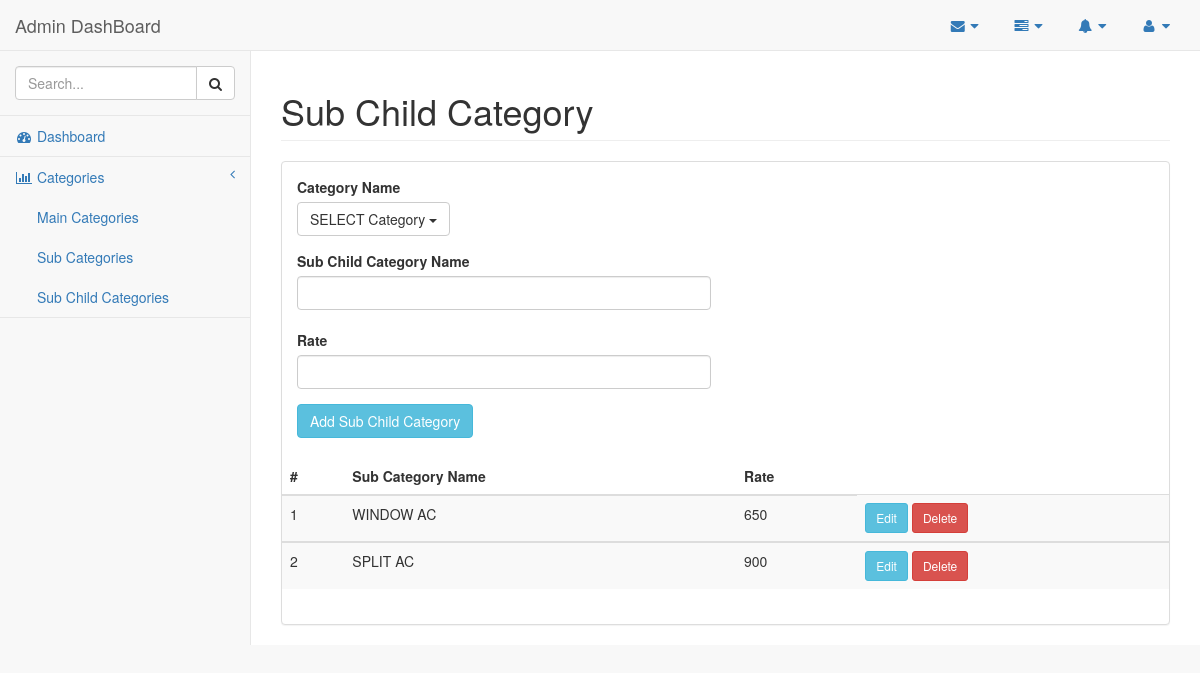
The page /subChildCategory.php (signed in) on the database as committed earlier.
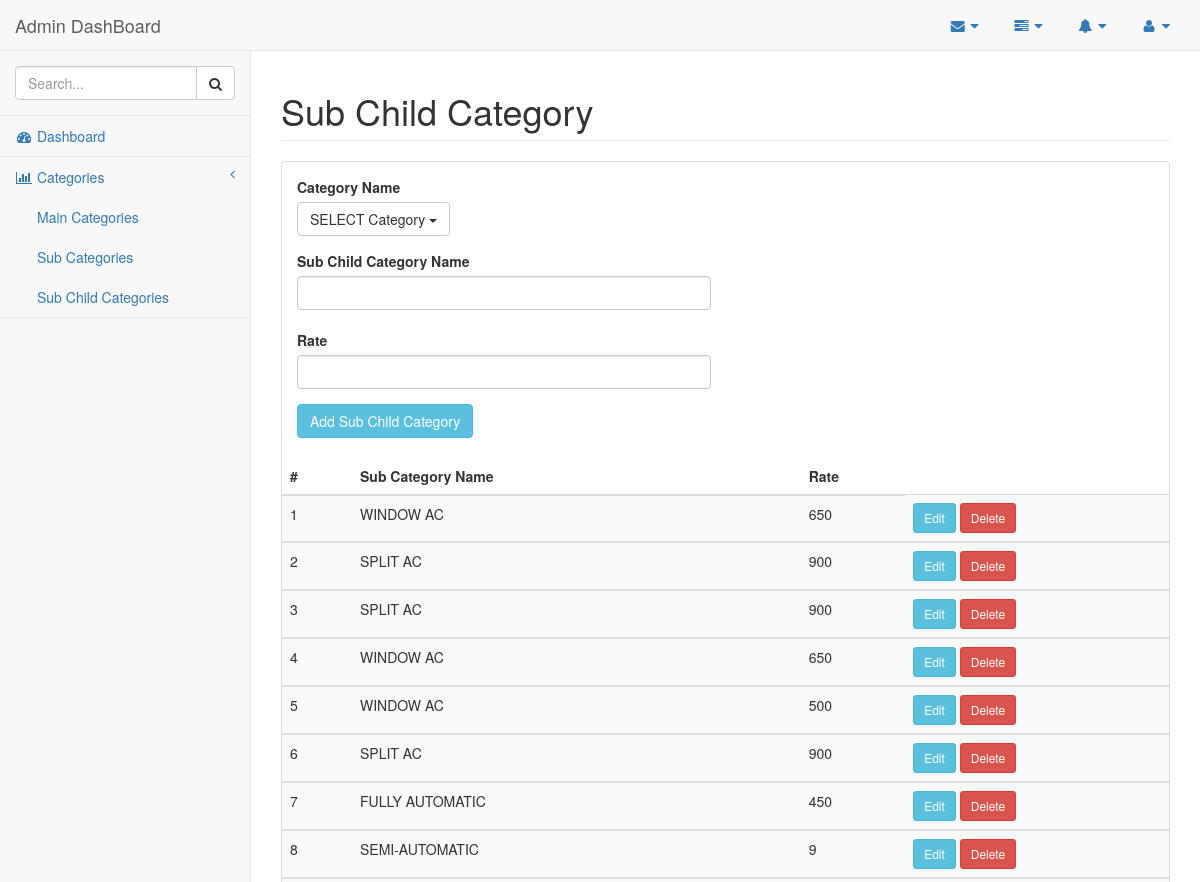
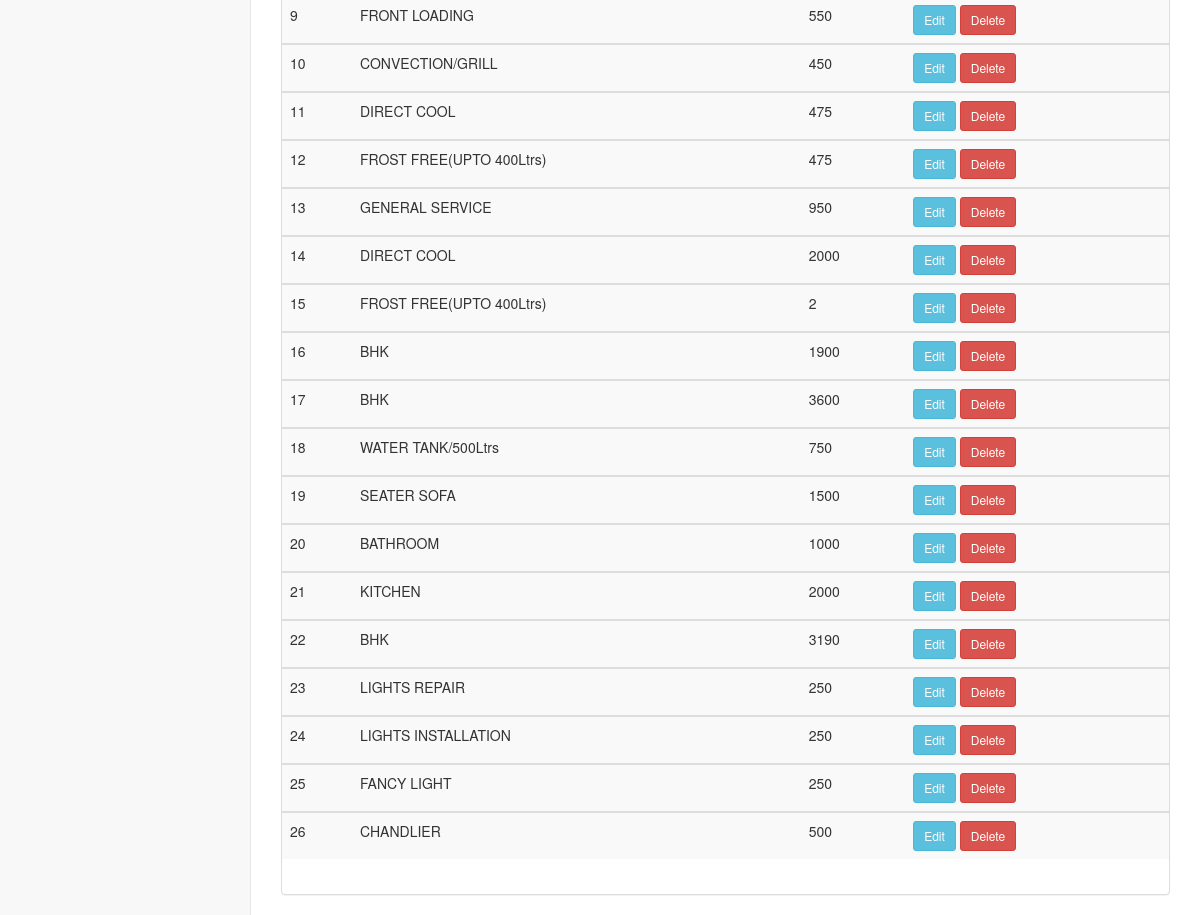
The same page on the database as committed later (2 pictures, top to bottom).
### tables this page shows
CREATE TABLE `sub_child_categories` (
  `id` int(11) NOT NULL,
  `sub_category_id` int(11) NOT NULL,
  `sub_child_category_name` varchar(100) NOT NULL,
  `rate` double NOT NULL
);

### classes/connectionClass.php (called while the page is built, shortened)
<?php
   	class connection {
   	   		public function __construct() {
   				$this->con = mysqli_connect(DB_SERVER,DB_USERNAME,DB_PASSWORD,DB_DATABASE);
   		}
   }
?>

### classes/servicesClass.php (called while the page is built, shortened)
<?php
	include_once 'connectionClass.php';
	class Service extends connection {
		public function allSubChildCategories(){
			$query = mysqli_query($this->con,"SELECT * from sub_child_categories");
			return $query;
		}
	}
 ?>

### subChildCategory.php (the view, shortened to what this page needs)
<?php
    include 'header.php';
    include 'sidebar.php';
    include 'classes/servicesClass.php';
?>
 <div id="page-wrapper">
            <div class="row">
                <div class="col-lg-12">
                    <h1 class="page-header">Sub Child Category</h1>
                </div>
            </div>
         <div class="row">
                <div class="col-lg-12">
                    <div class="panel panel-default">
                         <div class="panel-body">
                                <div class="row">
                                     <div class="col-lg-6">
                                             <div class="form-group">
                                                    <label class="control-label" for="inputSuccess">Category Name</label>
                                                    <div class="dropdown">
                                                        <button id="buttonname" class="btn btn-default dropdown-toggle" type="button" data-toggle="dropdown"><span id="hash">SELECT Category</span>
                                                        <span class="caret"></span></button>
                                                      </div>
                                                    </div>
                                             <form  method="post" role="form" action="subChildCategory.php">
                                                    <div class="form-group has-info">
                                                        <label class="control-label" for="inputSuccess">Sub Child Category Name</label>
                                                        <input type="text" class="form-control" id="inputSuccess" name="sub_child_category_name">
                                                        <br>
                                                       <div class="form-group">
                                                            <label class="control-label" for="inputSuccess">Rate</label>
                                                            <input type="text" class="form-control" id="inputSuccess" name="rate">
                                                       </div>
                                                    </div>
                                                        <input type="submit" class="btn btn-info" name="submit" value="Add Sub Child Category">
                                            </form>
                                            <br>
                                        </div>
                                            <div class="row">
                                            <div class="col-lg-12">
                                                <div class="table-responsive">
                                            <table class="table table-striped">
                                                <thead>
                                                    <tr>
                                                        <th>#</th>
                                                        <th>Sub Category Name</th>
                                                        <th>Rate</th>
                                                    </tr>
                                                </thead>
                                                <tbody>
                                                   <?php
                                                        $allcatObj = new Service;
                                                        $result = $allcatObj->allSubChildCategories();
                                                       $i=1;
                                                        while ($out=mysqli_fetch_array($result)) {
                                                      ?>
                                                      <tr>
                                                      <td><?php echo $i;?></td>
                                                          <td><?php
                                                           echo $out['sub_child_category_name'];
                                                           $cname=$out['sub_child_category_name'];
                                                          ?></td>
                                                        <td>
                                                            <?php echo $out['rate'];?>
                                                        </td>
                                                        <td>
                                                        <a style="color:white;" href="editCategory.php?id=<?php echo $cname;?>&desc=<?php echo $cdes?>">
                                                            <button id="edit" class="btn btn-sm btn-info">
                                                                    Edit
                                                            </button>
                                                         </a>
                                                            <span><button id="delete" class="btn btn-sm btn-danger">Delete</button></span>
                                                        </td>
                                                    </tr>
                                                </tbody>
                                    <?php
                                        $i++;
                                          }
                                    ?>
                                            </table>
                            </div>
                                            </div>
                                        </div>
                                    </div>
                             </div>
                     </div>
            </div>
        </div>
</div>
<?php
    include 'footer.php';
 ?>

### header.php (shortened to what this page needs)
<!DOCTYPE html>
<html lang="en">
<head>
    <link href="bower_components/bootstrap/dist/css/bootstrap.min.css" rel="stylesheet">
    <link href="bower_components/metisMenu/dist/metisMenu.min.css" rel="stylesheet">
    <link href="dist/css/timeline.css" rel="stylesheet">
    <link href="dist/css/sb-admin-2.css" rel="stylesheet">
    <link href="bower_components/morrisjs/morris.css" rel="stylesheet">
    <link href="bower_components/font-awesome/css/font-awesome.min.css" rel="stylesheet" type="text/css">
</head>
<body>
    <div id="wrapper">
        <nav class="navbar navbar-default navbar-static-top" role="navigation" style="margin-bottom: 0">
            <div class="navbar-header">
                <a class="navbar-brand" href="index.html">Admin DashBoard</a>
            </div>

### sidebar.php (shortened to what this page needs)
<ul class="nav navbar-top-links navbar-right">
               <li class="dropdown">
                   <a class="dropdown-toggle" data-toggle="dropdown" href="#">
                       <i class="fa fa-envelope fa-fw"></i>  <i class="fa fa-caret-down"></i>
                   </a>
               </li>
               <li class="dropdown">
                   <a class="dropdown-toggle" data-toggle="dropdown" href="#">
                       <i class="fa fa-tasks fa-fw"></i>  <i class="fa fa-caret-down"></i>
                   </a>
               </li>
               <li class="dropdown">
                   <a class="dropdown-toggle" data-toggle="dropdown" href="#">
                       <i class="fa fa-bell fa-fw"></i>  <i class="fa fa-caret-down"></i>
                   </a>
               </li>
               <li class="dropdown">
                   <a class="dropdown-toggle" data-toggle="dropdown" href="#">
                       <i class="fa fa-user fa-fw"></i>  <i class="fa fa-caret-down"></i>
                   </a>
               </li>
           </ul>
           <div class="navbar-default sidebar" role="navigation">
               <div class="sidebar-nav navbar-collapse">
                   <ul class="nav" id="side-menu">
                       <li class="sidebar-search">
                           <div class="input-group custom-search-form">
                               <input type="text" class="form-control" placeholder="Search...">
                               <span class="input-group-btn">
                               <button class="btn btn-default" type="button">
                                   <i class="fa fa-search"></i>
                               </button>
                           </span>
                           </div>
                       </li>
                       <li>
                           <a href="admin.php"><i class="fa fa-dashboard fa-fw"></i> Dashboard</a>
                       </li>
                       <li>
                           <a href="#"><i class="fa fa-bar-chart-o fa-fw"></i> Categories<span class="fa arrow"></span></a>
                           <ul class="nav nav-second-level">
                               <li>
                                   <a href="services.php">Main Categories</a>
                               </li>
                               <li>
                                   <a href="subCategory.php">Sub Categories</a>
                               </li>
                               <li>
                                   <a href="subChildCategory.php">Sub Child Categories</a>
                               </li>
                           </ul>
                       </li>
                   </ul>
               </div>
           </div>
       </nav>

### footer.php (shortened to what this page needs)
</body>
</html>

Rows that differ between the two databases and show on the page:
added sub_child_categories: sub_child_category_name "SPLIT AC", rate "900"
added sub_child_categories: sub_child_category_name "WINDOW AC", rate "650"
added sub_child_categories: sub_child_category_name "WINDOW AC", rate "500"
added sub_child_categories: sub_child_category_name "SPLIT AC", rate "900"
added sub_child_categories: sub_child_category_name "FULLY AUTOMATIC", rate "450"
added sub_child_categories: sub_child_category_name "SEMI-AUTOMATIC", rate "9"
added sub_child_categories: sub_child_category_name "FRONT LOADING", rate "550"
added sub_child_categories: sub_child_category_name "CONVECTION/GRILL", rate "450"
added sub_child_categories: sub_child_category_name "DIRECT COOL", rate "475"
added sub_child_categories: sub_child_category_name "FROST FREE(UPTO 400Ltrs)", rate "475"
added sub_child_categories: sub_child_category_name "GENERAL SERVICE", rate "950"
added sub_child_categories: sub_child_category_name "DIRECT COOL", rate "2000"
added sub_child_categories: sub_child_category_name "FROST FREE(UPTO 400Ltrs)", rate "2"
added sub_child_categories: sub_child_category_name "BHK", rate "1900"
added sub_child_categories: sub_child_category_name "BHK", rate "3600"
added sub_child_categories: sub_child_category_name "WATER TANK/500Ltrs", rate "750"
added sub_child_categories: sub_child_category_name "SEATER SOFA", rate "1500"
added sub_child_categories: sub_child_category_name "BATHROOM", rate "1000"
added sub_child_categories: sub_child_category_name "KITCHEN", rate "2000"
added sub_child_categories: sub_child_category_name "BHK", rate "3190"
added sub_child_categories: sub_child_category_name "LIGHTS REPAIR", rate "250"
added sub_child_categories: sub_child_category_name "LIGHTS INSTALLATION", rate "250"
added sub_child_categories: sub_child_category_name "FANCY LIGHT", rate "250"
added sub_child_categories: sub_child_category_name "CHANDLIER", rate "500"
